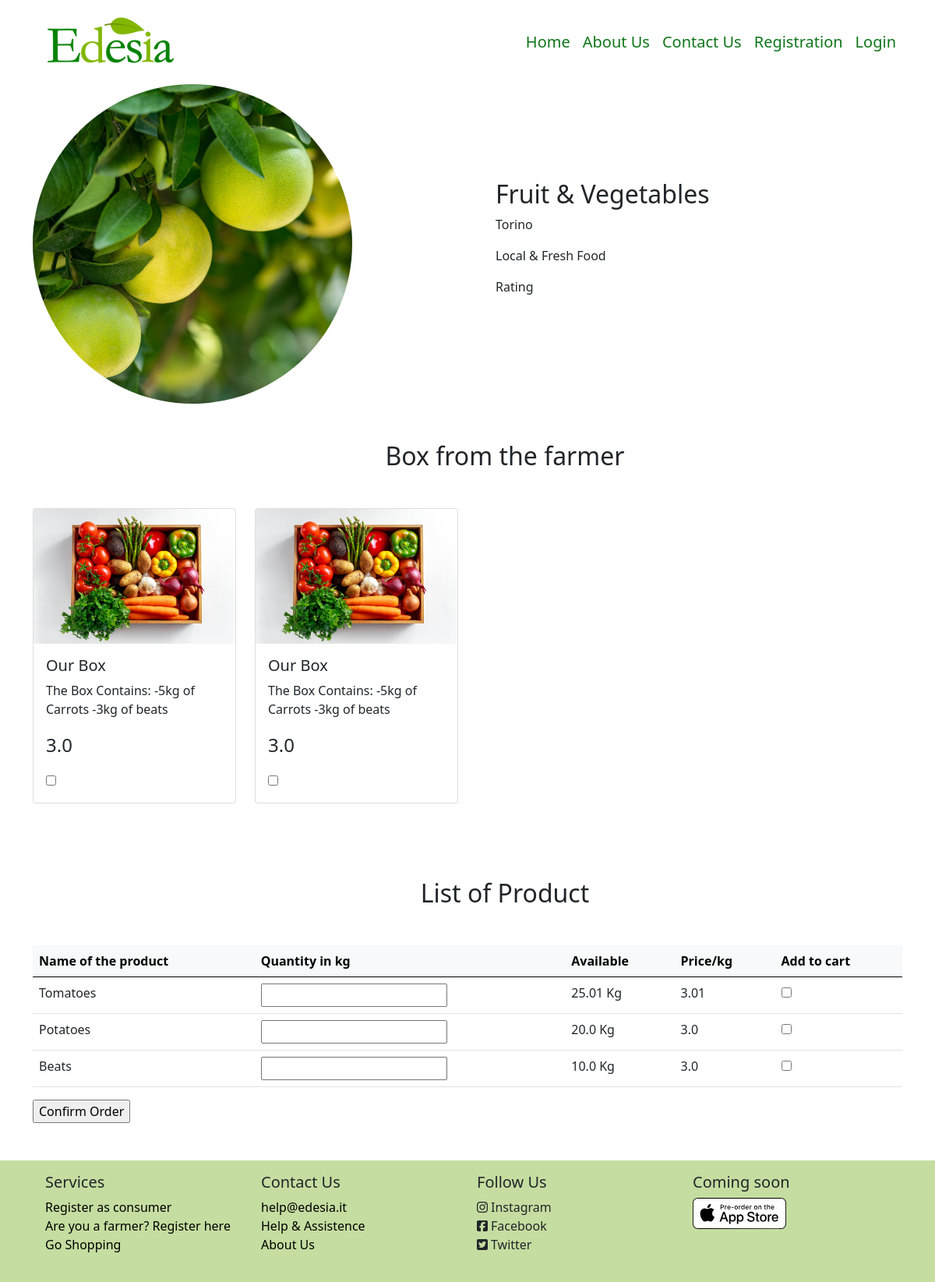
Page /farmer_store/2 on the committed database.
### model.py (models this page shows, shortened)
class Supplier (db.Model):
    id = db.Column(db.Integer, db.ForeignKey('user.id'), primary_key=True)
    supplier_name = db.Column(db.String(50), nullable=False)
    supplier_address = db.Column(db.String(100), nullable=False)
    supplier_city = db.Column(db.String(50))
    supplier_phone = db.Column(db.String(12), nullable=False)
    piva = db.Column(db.String(25), nullable=False)
    description = db.Column(db.String(500), nullable=True)
    __mapper_args__ = {
        'polymorphic_identity': 'supplier',
    }

class Product (db.Model):
    id = db.Column(db.Integer, primary_key=True)
    box = db.Column(db.Boolean)
    supplier_id = db.Column(db.Integer, db.ForeignKey('supplier.id'))
    name = db.Column(db.String, nullable=False)
    price = db.Column(db.Float, nullable=False)
    quantity = db.Column(db.Float, nullable=False)
    description = db.Column(db.Text)

### app.py (the view)
@app.route('/farmer_store/<int:id>', methods=['GET', 'POST'])
def farmer_store(id):
    supplier = Supplier.query.filter_by(id=id).first()
    products = Product.query.filter(Product.supplier_id==id, Product.box==False, Product.quantity>0.0).all()
    boxes = Product.query.filter(Product.supplier_id==id, Product.box==True, Product.quantity>0.0).all()
    min_entries = len(products)+len(boxes)
    class LocalForm(OrderForm):pass
    LocalForm.order = FieldList(FormField(OrderEntryForm), min_entries=min_entries)
    form=LocalForm()
    reviews = Review.query.filter_by(supplier_id=id).all()
    return render_template("Pages/farmer_store.html", supplier=supplier, products=products, boxes=boxes, form=form, reviews=reviews)

### app.py
    class LocalForm(OrderForm):pass

### form.py
class OrderEntryForm(FlaskForm):
    name = StringField()
    quantity = FloatField('Quantity')
    price = FloatField()
    to_order = BooleanField('Add Product')
    box=BooleanField()

### templates/Pages/farmer_store.html (shortened to what this page needs)
{% extends 'Components/base.html' %}
{% block body %}
    <div class="container-lg">
        <div class="row row-cols-lg-2">
            <div class="col-lg">
                <img src="/static/images/fahd-khan-mrFdBdTlElk-unsplash.jpg" class="img-fluid rounded-circle w-75">
            </div>
            <div class="col-lg m-auto">
                <div class="container-fluid">
                    <h2>{{ supplier.supplier_name }}</h2>
                    <p>{{ supplier.supplier_address }}</p>
                    <p style="text-align: justify">{{ supplier.description }}</p>
                    <p>Rating</p>
                </div>
            </div>
        </div>
    </div>
    <div class="container-lg">
        <div class="container-fluid m-5">
            <h2 class="text-center">Box from the farmer</h2>
        </div>
        <form action="{{ url_for('order_func', id = supplier.id) }}" method="post">
            <div class="row row-cols-md-4">
                {% for i in range(boxes|length) %}
                    <div class="col-md">
                        <div class="card mb-5">
                            <img src="/static/images/box.png" class="card-img-top">
                            <div class="card-body">
                                <h5 class="card-title">{{ boxes[i].name }}</h5>
                                <p class="card-text">{{ boxes[i].description }}</p>
                                <p class="card-text fs-4">{{ boxes[i].price }}</p>
                                 <td>{{ form.order[i].box }}</td>
                            </div>
                        </div>
                    </div>
                {% endfor %}
            </div>
            <div class="container-fluid m-5">
                <h2 class="text-center">List of Product</h2>
            </div>
            <div class="table-responsive-lg">
                <table class="table table-hover">
                    <thead class="table-light">
                    <tr>
                        <th scope="col">Name of the product</th>
                        <th scope="col">Quantity in kg</th>
                        <th scope="col">Available</th>
                        <th scope="col">Price/kg</th>
                        <th scope="col">Add to cart</th>
                    </tr>
                    </thead>
                    <tbody>
                    {% for i in range(products|length) %}
                        <tr>
                            <td scope="row">{{ products[i].name }}</td>
                            <td>{{ form.order[i].quantity }}</td>
                            <td>{{ products[i].quantity }} Kg</td>
                            <td>{{ products[i].price }}</td>
                            <td>{{ form.order[i].to_order }}</td>
                        </tr>
                    {% endfor %}
                    </tbody>
                </table>
            </div>
            {{ form.submit }}
        </form>
    </div>
{% endblock %}

### rows in the picture
Supplier: supplier_name "Fruit & Vegetables", supplier_address "Torino", description "Local & Fresh Food"
Product: name "Our Box", description "The Box Contains: -5kg of Carrots -3kg of beats", price "3.0"
Product: name "Our Box", description "The Box Contains: -5kg of Carrots -3kg of beats", price "3.0"
Product: name "Tomatoes", quantity "25.01", price "3.01"
Product: name "Potatoes", quantity "20.0", price "3.0"
Product: name "Beats", quantity "10.0", price "3.0"
